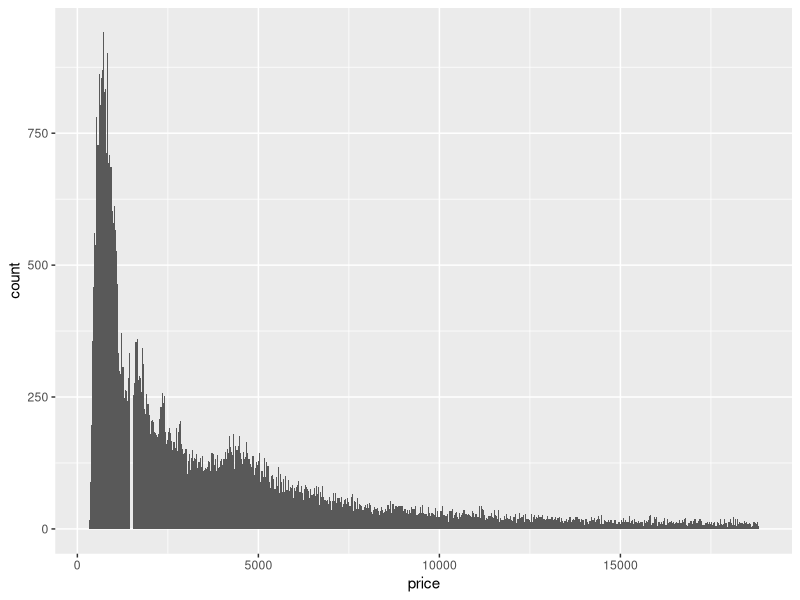
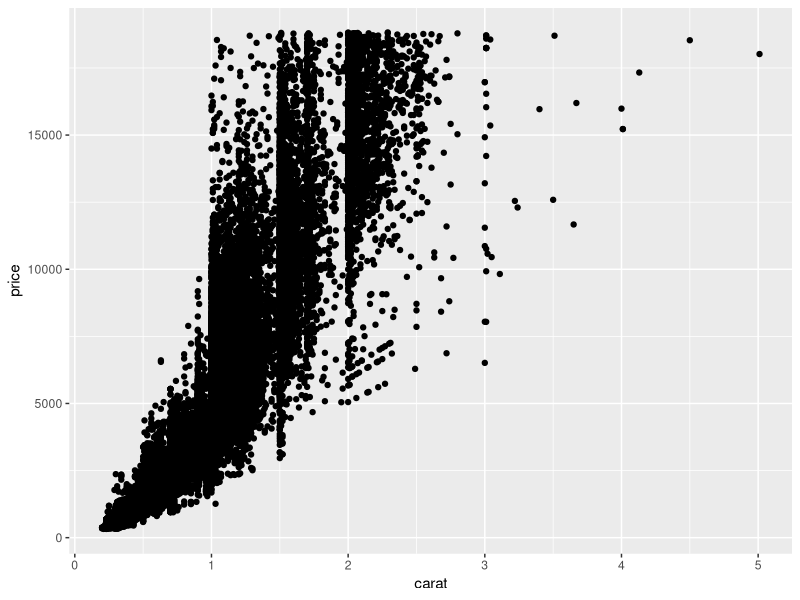
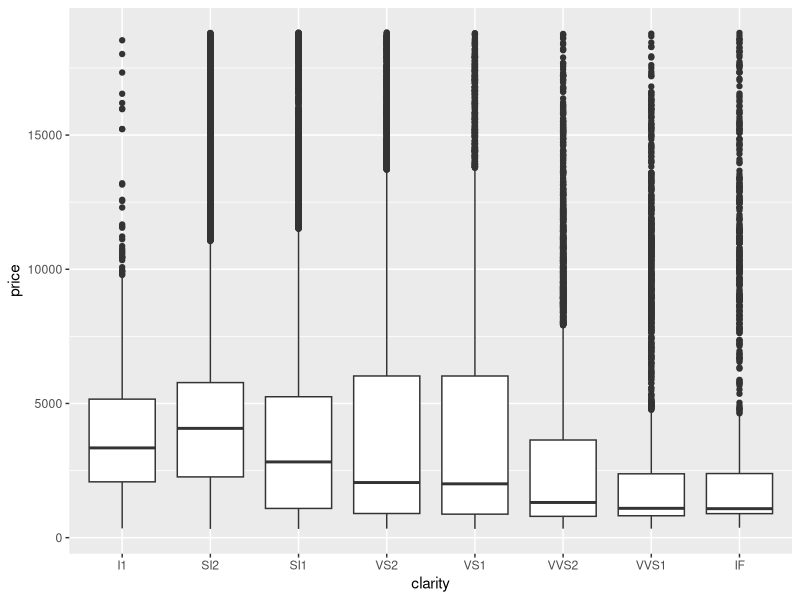
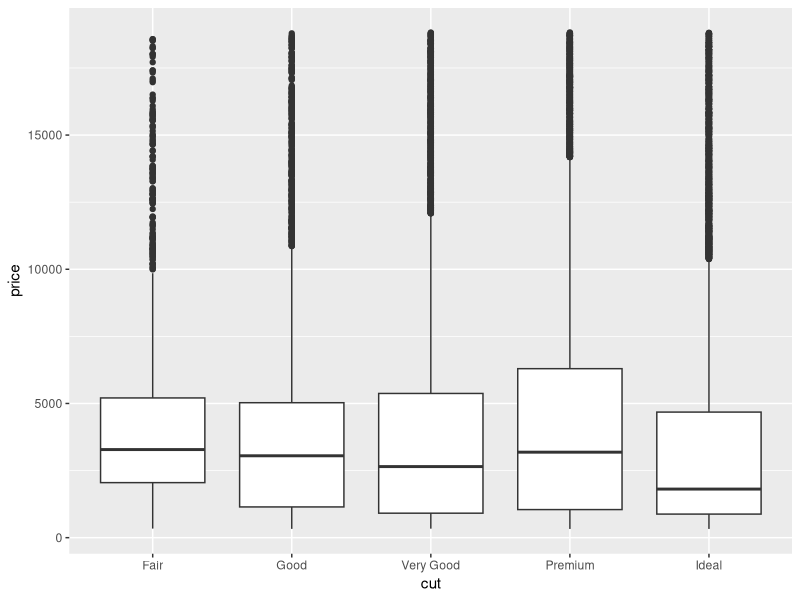
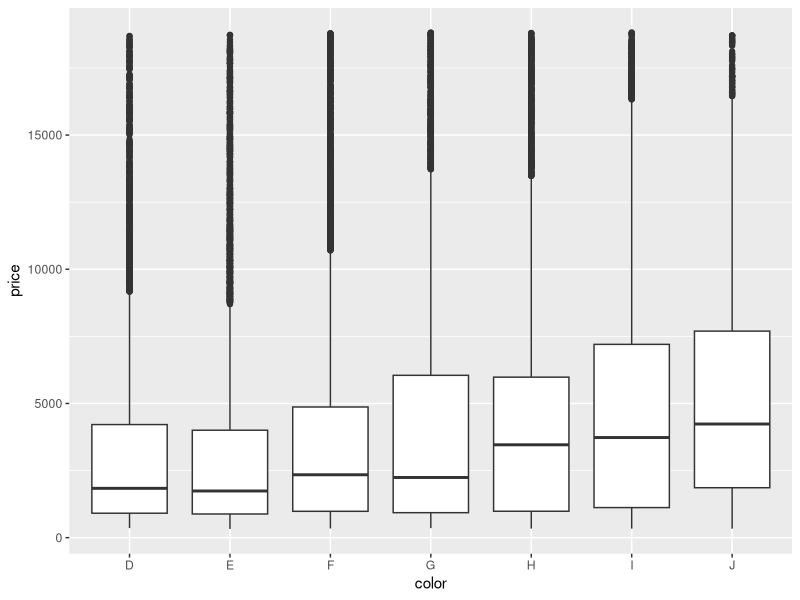
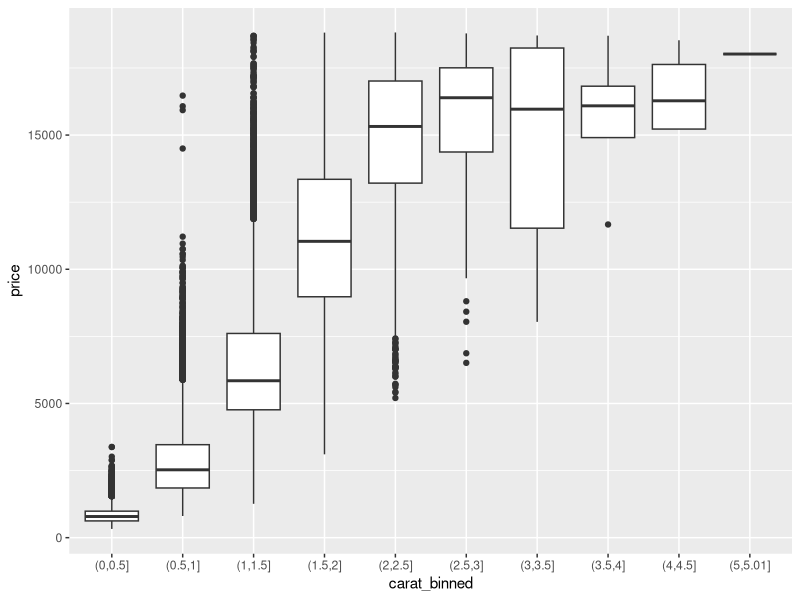

Source code (R) for these figures, in order: (Note: this script raises an error after producing the figures.)
library(tidyverse)
library(ggplot2)

#Question 1: Plot the distribution of price. Describe the distribution. Hint: You can also use summary(diamonds$price) to view a quantitative assessment of the distribution.

ggplot(data = diamonds) + 
  geom_histogram(mapping = aes(x=price), binwidth = 30)

  #Distribution very concentrated around 0

#Question 2: Which of the 4Cs (carat, cut, clarity, color) is most important for predicting the price of a diamond?

ggplot(diamonds, aes(x=carat, y=price)) + 
  geom_point()

ggplot(diamonds, aes(x=clarity, y=price)) + 
  geom_boxplot()

ggplot(diamonds, aes(x=cut, y=price)) + 
  geom_boxplot()

ggplot(diamonds, aes(x=color, y=price)) + 
  geom_boxplot()

diamonds %>%
  mutate(carat_binned = cut(carat, breaks=c(seq(0, max(carat), .5), max(carat)))) %>%
  ggplot(., aes(x=carat_binned, y=price)) + 
  geom_boxplot()

  #carat

#Question 3: Visualize the distribution of carat, partitioned by price. 

mutate(price_binned = cut(price, breaks=c(seq(0, max(price), 5000), Inf), dig.lab=10))

diamonds %>% 
  filter(!is.na(carat), !is.na(price)) %>%
  mutate(price_binned = cut(price, breaks=c(seq(0, max(price), 5000), 
                                            max(price)), dig.lab=10)) %>%
  ggplot(., aes(price_binned, carat)) + 
  geom_boxplot()
